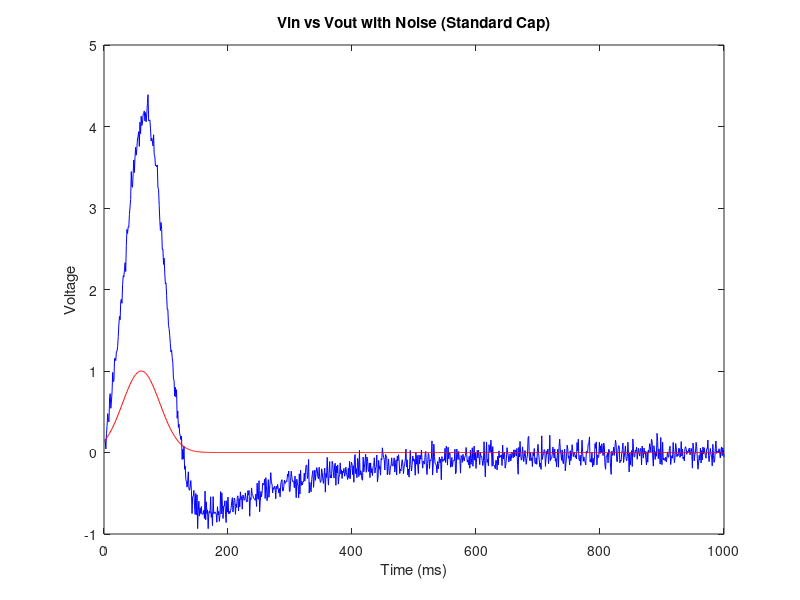
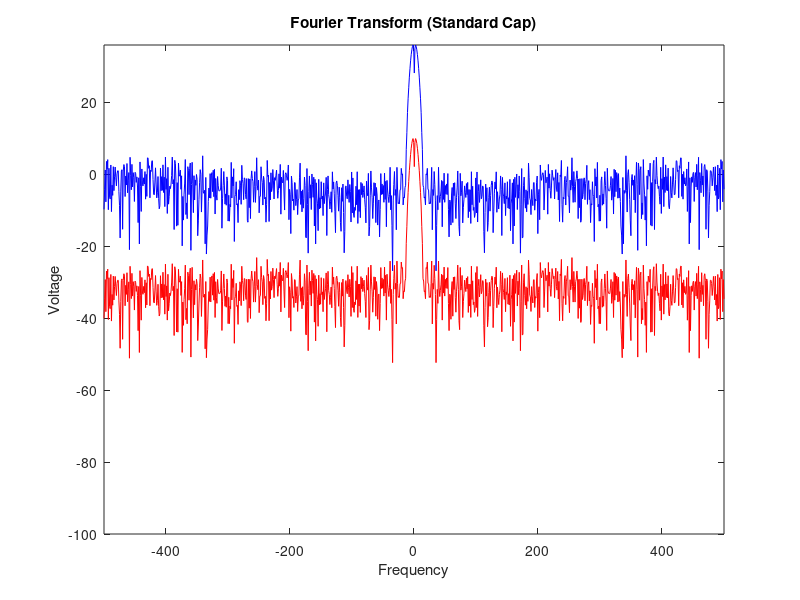
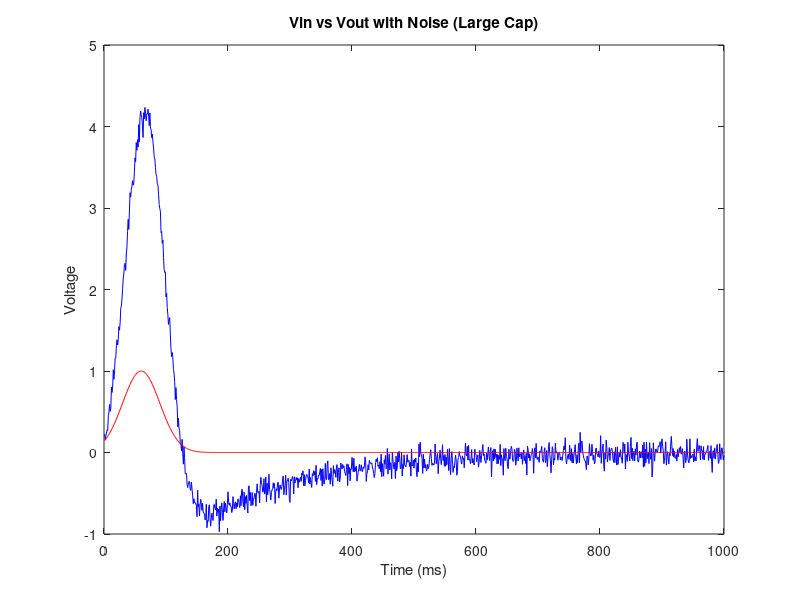
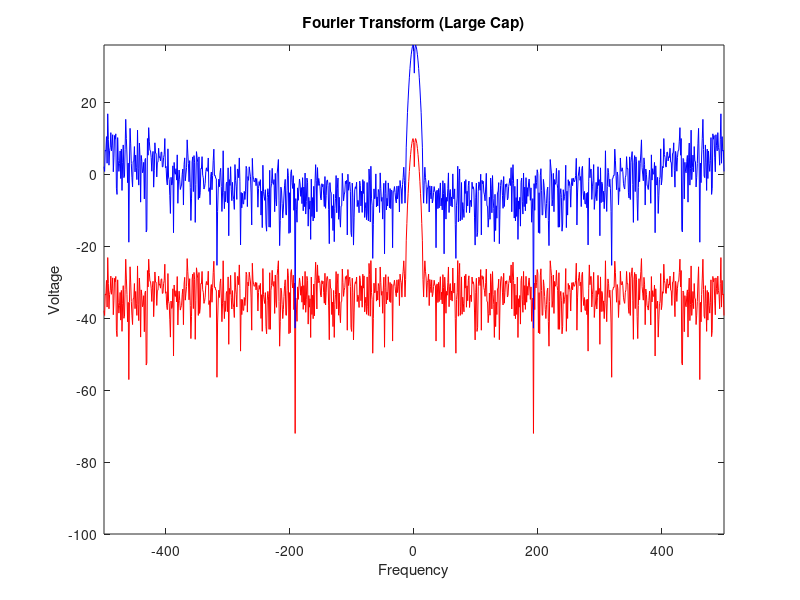

Reproduce these figures in MATLAB, in order.
%% Part 2: Circuit with Noise 

% Ryan Lindsay 
% 101038101
 
%Givens
R1 = 1;
R2 = 2;
R4 = 0.1;
RO = 1000;

% From Assignment 3

R3 = 20;


G1 = 1/R1;
G2 = 1/R2;
G3 = 1/R3;
G4 = 1/R4;
GO = 1/RO;

L = 0.2;
Cap = 0.25;
alpha = 100;


%Capacitor Values
Cn1 = 0.00001;

Cn2 = Cn1*2;

Cn3 = Cn1/1000;
%Cn3 = 0;


%Matrix Definitions

C1 = [0 0 0 0 0 0 0;
    -Cap Cap 0 0 0 0 0;
     0 0 -L 0 0 0 0;
     0 0 0 -Cn1 0 0 0;
     0 0 0 0 0 0 0;
     0 0 0 -Cn1 0 0 0;
     0 0 0 0 0 0 0;];

C2 = [0 0 0 0 0 0 0;
    -Cap Cap 0 0 0 0 0;
     0 0 -L 0 0 0 0;
     0 0 0 -Cn2 0 0 0;
     0 0 0 0 0 0 0;
     0 0 0 -Cn2 0 0 0;
     0 0 0 0 0 0 0;];

C3 = [0 0 0 0 0 0 0;
    -Cap Cap 0 0 0 0 0;
     0 0 -L 0 0 0 0;
     0 0 0 -Cn3 0 0 0;
     0 0 0 0 0 0 0;
     0 0 0 -Cn3 0 0 0;
     0 0 0 0 0 0 0;];

G = [1 0 0 0 0 0 0;
   -G2 G1+G2 -1 0 0 0 0;
    0 1 0 -1 0 0 0;
    0 0 -1 G3 0 0 0;
    0 0 0 0 -alpha 1 0;
    0 0 0 G3 -1 0 0;
    0 0 0 0 0 -G4 G4+GO];

Vin = 1;

F = [Vin; 0; 0; 0; 0; 0; 0;];


steps = 1000;

Xval = 1:steps;


V1 = zeros(7,1);
Gpulse = zeros(7,1);
Vprev = zeros(7,1);

dt = 1/steps;





% Sim A

for i = 1:steps
    
    % Current Source
    In = 0.001*randn();
    
    
    Gpulse(4,1) = In;
    
    Gpulse(1,1) = exp(-1/2*((i/steps-0.06)/(0.03))^2);
         
    V1(:,i) = (C1./dt+G)\(Gpulse+C1*Vprev/dt);
    
    Vprev = V1(:,i);
    
end

figure(1)
plot(Xval, V1(7,:),'b')
hold on
plot(Xval, V1(1,:),'r')
title('Vin vs Vout with Noise (Standard Cap)')
xlabel( 'Time (ms)')
ylabel('Voltage')

%Fourier
freq = linspace(-500,500,steps);

FV1 = fft(V1.');

FSV1 = fftshift(FV1);

figure(2)
plot(freq, 20*log10(abs(FSV1(:,1))),'r')
hold on 
plot(freq, 20*log10(abs(FSV1(:,7))),'b')
title('Fourier Transform (Standard Cap)')
axis([-500 500 -100 inf])
ylabel('Voltage')
xlabel('Frequency')


%% Changing Capcitance Values

% Using C2 (Large Cap)

V1 = zeros(7,1);
Gpulse = zeros(7,1);
Vprev = zeros(7,1);


for i = 1:steps
    
    % Current Source
    In = 0.001*randn();
    
    
    Gpulse(4,1) = In;
    
    Gpulse(1,1) = exp(-1/2*((i/steps-0.06)/(0.03))^2);
         
    V1(:,i) = (C2./dt+G)\(Gpulse+C2*Vprev/dt);
    
    Vprev = V1(:,i);
    
end

figure(3)
plot(Xval, V1(7,:),'b')
hold on
plot(Xval, V1(1,:),'r')
title('Vin vs Vout with Noise (Large Cap)')
xlabel( 'Time (ms)')
ylabel('Voltage')

%Fourier
freq = linspace(-500,500,steps);

FV1 = fft(V1.');

FSV1 = fftshift(FV1);

figure(4)
plot(freq, 20*log10(abs(FSV1(:,1))),'r')
hold on 
plot(freq, 20*log10(abs(FSV1(:,7))),'b')
axis([-500 500 -100 inf])
title('Fourier Transform (Large Cap)')
ylabel('Voltage')
xlabel('Frequency')

%% Using C3 (Small Cap)

V1 = zeros(7,1);
Gpulse = zeros(7,1);
Vprev = zeros(7,1);


for i = 1:steps
    
    % Current Source
    In = 0.001*randn();
    
    
    Gpulse(4,1) = In;
    
    Gpulse(1,1) = exp(-1/2*((i/steps-0.06)/(0.03))^2);
         
    V1(:,i) = (C3./dt+G)\(Gpulse+C3*Vprev/dt);
    
    Vprev = V1(:,i);
    
end




figure(5)
plot(Xval, V1(7,:),'b')
hold on
plot(Xval, V1(1,:),'r')
title('Vin vs Vout with Noise (Small Cap)')
xlabel( 'Time (ms)')
ylabel('Voltage')

%Fourier
freq = linspace(-500,500,steps);

FV1 = fft(V1.');


FSV1 = fftshift(FV1);



figure(6)
plot(freq, 20*log10(abs(FSV1(:,1))),'r')
hold on 
plot(freq, 20*log10(abs(FSV1(:,7))),'b')
title('Fourier Transform (Small Cap)')
axis([-500 500 -100 inf])
ylabel('Voltage')
xlabel('Frequency')

%% Changing Time Step:

% Large Time Step
steps2 = 500;
Xval = 1:steps2;
dt = 1/steps2;

V1 = zeros(7,1);
Gpulse = zeros(7,1);
Vprev = zeros(7,1);




for i = 1:steps2
    
    % Current Source
    In = 0.001*randn();
    
    
    Gpulse(4,1) = In;
    
    Gpulse(1,1) = exp(-1/2*((i/steps2-0.06)/(0.03))^2);
         
    V1(:,i) = (C1./dt+G)\(Gpulse+C1*Vprev/dt);
    
    Vprev = V1(:,i);
    
end

figure(7)
plot(Xval, V1(7,:),'b')
hold on
plot(Xval, V1(1,:),'r')
title('Vin vs Vout with Noise (Large Tstep)')
xlabel( 'Time (ms)')
ylabel('Voltage')

%Fourier
freq = linspace(-500,500,steps2);

FV1 = fft(V1.');

FSV1 = fftshift(FV1);

figure(8)
plot(freq, 20*log10(abs(FSV1(:,1))),'r')
hold on 
plot(freq, 20*log10(abs(FSV1(:,7))),'b')
title('Fourier Transform (Large Tstep)')
axis([-500 500 -100 inf])
xlabel( 'Frequency')
ylabel('Voltage')

%% Small Time Step 

steps3 = 2500;
Xval = 1:steps3;
dt = 1/steps3;

V1 = zeros(7,1);
Gpulse = zeros(7,1);
Vprev = zeros(7,1);


for i = 1:steps3
    
    % Current Source
    In = 0.001*randn();
    
    
    Gpulse(4,1) = In;
    
    Gpulse(1,1) = exp(-1/2*((i/steps3-0.06)/(0.03))^2);
         
    V1(:,i) = (C1./dt+G)\(Gpulse+C1*Vprev/dt);
    
    Vprev = V1(:,i);
    
end

figure(9)
plot(Xval, V1(7,:),'b')
hold on
plot(Xval, V1(1,:),'r')
title('Vin vs Vout with Noise (Small Tstep)')
xlabel( 'Time (ms)')
ylabel('Voltage')

%Fourier
freq = linspace(-500,500,steps3);

FV1 = fft(V1.');

FSV1 = fftshift(FV1);

figure(10)
plot(freq, 20*log10(abs(FSV1(:,1))),'r')
hold on 
plot(freq, 20*log10(abs(FSV1(:,7))),'b')
title('Fourier Transform (Small Tstep)')
axis([-500 500 -100 inf])
xlabel( 'Frequency')
ylabel('Voltage')